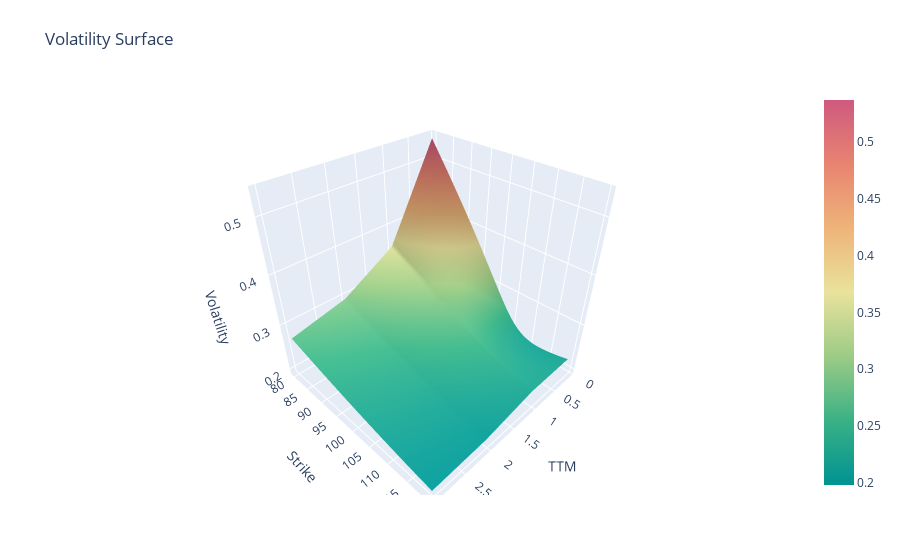

Here is the notebook cell this chart was saved with:
### Markdown cell above
By executing the following command line, the volatility surface is plotted.

### Code cell
# 
refdate = dt.datetime(2017,1,1,0,0,0)
expiries = [dt.datetime(2017,2,1,0,0,0), dt.datetime(2018,1,1,0,0,0), dt.datetime(2019,1,1,0,0,0), dt.datetime(2020,1,1,0,0,0)]
def s_range(x, y, count):
  jump = (y-x)/count
  while x <= y:
    yield x
    x += jump

strikes = list(s_range(80, 120, 100))

y = strikes
x = ttm

term_structure = []
for i in strikes: 
    temp = []
    for j in expiries:
        temp.append(vol_surf.calcImpliedVol(refdate, j, i))
    term_structure.append(temp)

fig = go.Figure(data=[go.Surface(x=x, y=y,z=term_structure
                      ,hovertemplate = 
                        'Strike:  %{y: .0f}' +\
                        '<br>TTM: %{x: .0f}' +\
                        '<br>Volatility: %{z: .2f}<extra></extra>'
                     ,colorscale = 'temps')
                     ])

fig.update_layout(title='Volatility Surface'
                ,autosize=False
                # ,width=500
                # ,height=500
                  ,scene = dict(
                    xaxis_title='TTM',
                    yaxis_title='Strike',
                    zaxis_title='Volatility',
                ,margin=dict(l=65, r=50, b=65, t=90)
)

fig.show()

### Figure 1 — Plotly figure (JSON) as saved in the notebook; plotly's stock layout.template omitted (floating-point values rounded to 4 significant figures; data arrays with more than 128 entries replaced by an {"elided": "..."} marker saying what was removed)
{"data": [{"colorscale": [[0, "rgb(0, 147, 146)"], [0.1667, "rgb(57, 177, 133)"], [0.3333, "rgb(156, 203, 134)"], [0.5, "rgb(233, 226, 156)"], [0.6667, "rgb(238, 180, 121)"], [0.8333, "rgb(232, 132, 113)"], [1, "rgb(207, 89, 126)"]], "hovertemplate": "Strike:  %{y: .0f}<br>TTM: %{x: .0f}<br>Volatility: %{z: .2f}<extra></extra>", "type": "surface", "x": [0.08333, 1, 2, 3], "y": [80, 80.4, 80.8, 81.2, 81.6, 82.0, 82.4, 82.8, 83.2, 83.6, 84.0, 84.4, 84.8, 85.2, 85.6, 86.0, 86.4, 86.8, 87.2, 87.6, 88.0, 88.4, 88.8, 89.2, 89.6, 90.0, 90.4, 90.8, 91.2, 91.6, 92.0, 92.4, 92.8, 93.2, 93.6, 94.0, 94.4, 94.8, 95.2, 95.6, 96.0, 96.4, 96.8, 97.2, 97.6, 98.0, 98.4, 98.8, 99.2, 99.6, 100.0, 100.4, 100.8, 101.2, 101.6, 102.0, 102.4, 102.8, 103.2, 103.6, 104.0, 104.4, 104.8, 105.2, 105.6, 106.0, 106.4, 106.8, 107.2, 107.6, 108.0, 108.4, 108.8, 109.2, 109.6, 110.0, 110.4, 110.8, 111.2, 111.6, 112.0, 112.4, 112.8, 113.2, 113.6, 114.0, 114.4, 114.8, 115.2, 115.6, 116.0, 116.4, 116.8, 117.2, 117.6, 118.0, 118.4, 118.8, 119.2, 119.6], "z": {"elided": "100x4 float values"}}], "layout": {"autosize": false, "margin": {"b": 65, "l": 65, "r": 50, "t": 90}, "scene": {"xaxis": {"categoryorder": "category descending", "title": {"text": "TTM"}}, "yaxis": {"title": {"text": "Strike"}}, "zaxis": {"title": {"text": "Volatility"}}}, "title": {"text": "Volatility Surface"}}}
